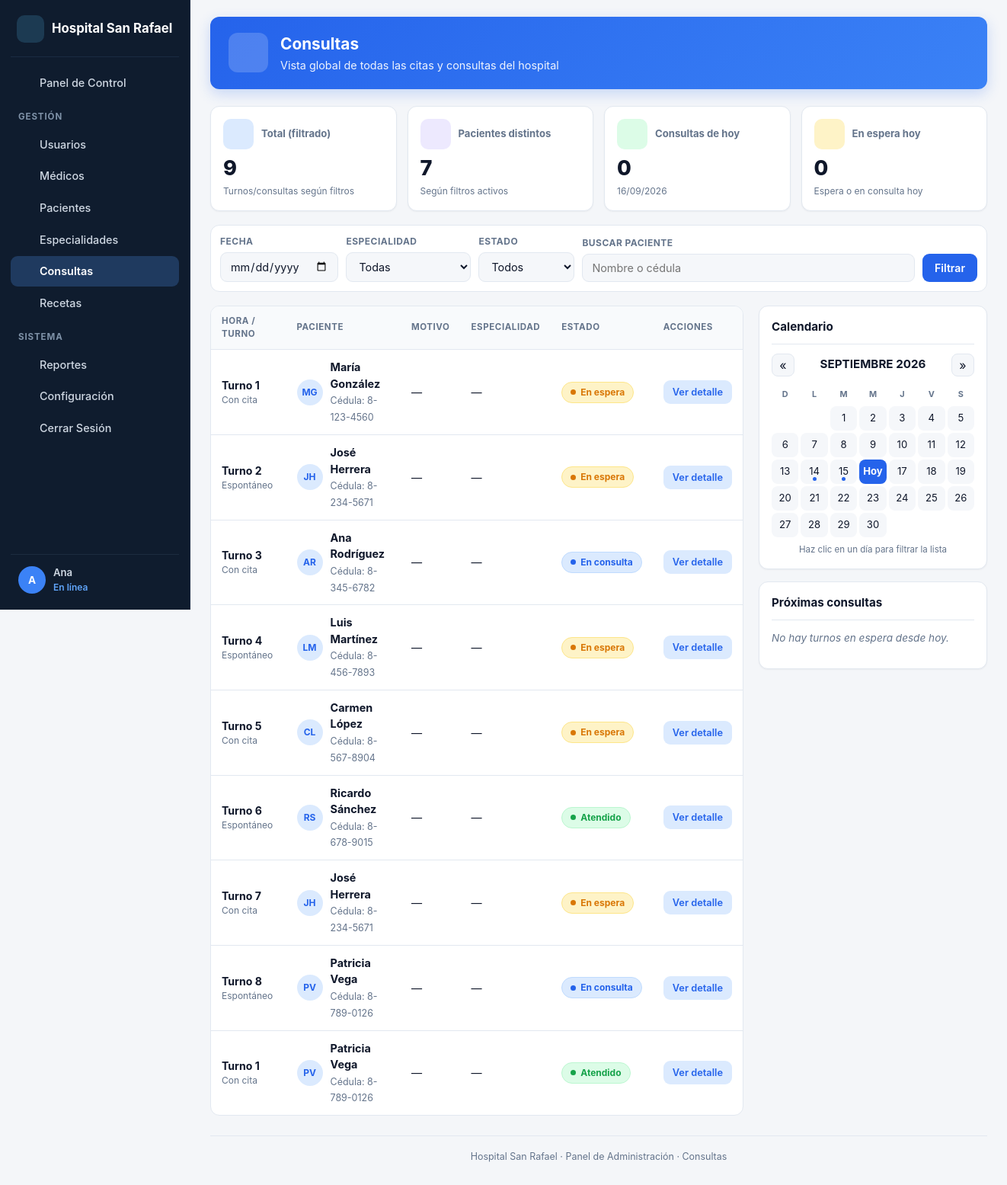
Page /pages/admin_consultas.php (signed in) on the committed database.
### tables this page shows
CREATE TABLE turnos (
    id_turno INT AUTO_INCREMENT PRIMARY KEY,
    id_paciente INT NOT NULL,
    id_cita INT NULL,
    numero_turno VARCHAR(10) NOT NULL,
    tipo ENUM('con_cita', 'espontaneo') NOT NULL,
    estado ENUM('en_espera', 'en_consulta', 'atendido') DEFAULT 'en_espera',
    fecha DATE NOT NULL,
    FOREIGN KEY (id_paciente) REFERENCES pacientes(id_paciente),
    FOREIGN KEY (id_cita) REFERENCES citas(id_cita)
);

CREATE TABLE pacientes (
    id_paciente INT AUTO_INCREMENT PRIMARY KEY,
    nombre VARCHAR(60) NOT NULL,
    apellido VARCHAR(60) NOT NULL,
    cedula VARCHAR(20) NOT NULL UNIQUE,
    fecha_nacimiento DATE,
    sexo ENUM('M', 'F', 'Otro'),
    telefono VARCHAR(20),
    direccion VARCHAR(150),
    correo VARCHAR(100)
);

### pages/admin_consultas.php (the view, shortened to what the rows shown need)
<?php
require_once __DIR__ . '/../config/conexion.php';
$porPagina = 12;
$paginaActual = isset($_GET['pagina']) ? max(1, (int) $_GET['pagina']) : 1;
$joins = "FROM turnos t
          LEFT JOIN consultas c ON c.id_turno = t.id_turno
          LEFT JOIN pacientes p ON t.id_paciente = p.id_paciente
          LEFT JOIN medicos m ON c.id_medico = m.id_medico
          LEFT JOIN usuarios u ON m.id_usuario = u.id_usuario
          LEFT JOIN especialidades e ON m.id_especialidad = e.id_especialidad";
$donde = [];
$clausulaDonde = $donde === [] ? '' : 'WHERE ' . implode(' AND ', $donde);
$inicio = ($paginaActual - 1) * $porPagina;
$sql = "SELECT t.id_turno, t.numero_turno, t.tipo, t.estado, t.fecha,
               p.nombre AS p_nombre, p.apellido AS p_apellido, p.cedula,
               c.id_consulta, c.fecha_consulta, c.motivo, c.diagnostico, c.observaciones,
               u.nombre AS m_nombre, u.apellido AS m_apellido,
               e.nombre_especialidad
        $joins
        $clausulaDonde
        ORDER BY t.fecha DESC, CAST(t.numero_turno AS UNSIGNED) ASC, t.id_turno DESC
        LIMIT :limite OFFSET :inicio";
$stmt = $conexion->prepare($sql);
$stmt->bindValue(':limite', $porPagina, PDO::PARAM_INT);
$stmt->bindValue(':inicio', $inicio, PDO::PARAM_INT);
$stmt->execute();
$filas = $stmt->fetchAll(PDO::FETCH_ASSOC);
function conIniciales($nombre, $apellido) {
    $n = mb_strtoupper(mb_substr((string) $nombre, 0, 1));
    $a = mb_strtoupper(mb_substr((string) $apellido, 0, 1));
    return $n . $a;
}
function conHoraTurno($fila) {
    return 'Turno ' . $fila['numero_turno'];
}
function conEstadoUI($estado) {
    $mapa = [
        'en_espera'   => ['texto' => 'En espera',   'clase' => 'con-badge-espera'],
        'en_consulta' => ['texto' => 'En consulta', 'clase' => 'con-badge-consulta'],
        'atendido'    => ['texto' => 'Atendido',    'clase' => 'con-badge-atendido'],
    ];
    return $mapa[$estado] ?? ['texto' => $estado, 'clase' => 'con-badge-espera'];
}
function conTipoTexto($tipo) {
    return $tipo === 'con_cita' ? 'Con cita' : 'Espontáneo';
}
?>
<!DOCTYPE html>
<html lang="es">
<head>
    <link rel="stylesheet" href="../css/estilo.css">
    <link rel="stylesheet" href="../css/admin_consultas.css">
    <link rel="stylesheet" href="../css/admin_tema.css">
</head>
<body class="con-body">
<div class="con-layout">
    <div class="con-main">
        <header class="con-banner">
            <div>
                <h1 class="con-banner-titulo">Consultas</h1>
            </div>
        </header>
        <div class="con-contenido">
            <div>
                <div class="con-tabla-contenedor">
                    <table class="con-tabla">
                        <thead>
                            <tr>
                                <th>Hora / Turno</th>
                                <th>Paciente</th>
                                <th>Motivo</th>
                                <th>Especialidad</th>
                                <th>Estado</th>
                                <th>Acciones</th>
                            </tr>
                        </thead>
                        <tbody>
                            <?php foreach ($filas as $fila):
                                $ui = conEstadoUI($fila['estado']);
                                $medicoNombre = ($fila['m_nombre'] ?? '') !== '' ? trim($fila['m_nombre'] . ' ' . $fila['m_apellido']) : null;
                                $payload = json_encode([
                                    'paciente'        => trim(($fila['p_nombre'] ?? '') . ' ' . ($fila['p_apellido'] ?? '')),
                                    'cedula'          => $fila['cedula'] ?? '—',
                                    'numero_turno'    => $fila['numero_turno'],
                                    'tipo'            => conTipoTexto($fila['tipo']),
                                    'fecha'           => $fila['fecha'],
                                    'hora'            => conHoraTurno($fila),
                                    'estado_texto'    => $ui['texto'],
                                    'estado_clase'    => $ui['clase'],
                                    'motivo'          => $fila['motivo'] ?? null,
                                    'diagnostico'     => $fila['diagnostico'] ?? null,
                                    'observaciones'   => $fila['observaciones'] ?? null,
                                    'medico'          => $medicoNombre,
                                    'especialidad'    => $fila['nombre_especialidad'] ?? null,
                                ], JSON_UNESCAPED_UNICODE);
                            ?>
                            <tr data-payload="<?php echo htmlspecialchars($payload, ENT_QUOTES, 'UTF-8'); ?>">
                                <td data-label="Hora / Turno">
                                    <strong><?php echo htmlspecialchars(conHoraTurno($fila)); ?></strong>
                                    <span style="display:block; font-size:0.75rem; color:var(--con-texto-suave);">
                                        <?php echo htmlspecialchars(conTipoTexto($fila['tipo'])); ?>
                                    </span>
                                </td>
                                <td data-label="Paciente">
                                    <div class="con-tabla-paciente">
                                        <div class="con-tabla-avatar">
                                            <?php echo htmlspecialchars(conIniciales($fila['p_nombre'], $fila['p_apellido'])); ?>
                                        </div>
                                        <div class="con-tabla-nombre">
                                            <strong><?php echo htmlspecialchars(trim(($fila['p_nombre'] ?? '') . ' ' . ($fila['p_apellido'] ?? ''))); ?></strong>
                                            <span>Cédula: <?php echo htmlspecialchars($fila['cedula'] ?? '—'); ?></span>
                                        </div>
                                    </div>
                                </td>
                                <td data-label="Motivo">
                                    <?php echo $fila['motivo'] !== null ? htmlspecialchars($fila['motivo']) : '—'; ?>
                                </td>
                                <td data-label="Especialidad">
                                    <?php echo $fila['nombre_especialidad'] !== null ? htmlspecialchars($fila['nombre_especialidad']) : '—'; ?>
                                </td>
                                <td data-label="Estado">
                                    <span class="con-badge <?php echo $ui['clase']; ?>"><?php echo $ui['texto']; ?></span>
                                </td>
                                <td data-label="Acciones">
                                    <button type="button" class="con-btn con-btn-ver con-btn-peq" onclick="conVerDetalle(this)">Ver detalle</button>
                                </td>
                            </tr>
                            <?php endforeach; ?>
                        </tbody>
                    </table>
                </div>
            </div>
        </div>
    </div>
</div>
</body>
</html>

### rows in the picture
turnos: numero_turno "Turno 1", tipo "Con cita", id_paciente.apellido "MG", id_paciente.apellido "María González", id_paciente.cedula "8-123-4560", estado "En espera"
turnos: numero_turno "Turno 2", tipo "Espontáneo", id_paciente.apellido "JH", id_paciente.apellido "José Herrera", id_paciente.cedula "8-234-5671", estado "En espera"
turnos: numero_turno "Turno 3", tipo "Con cita", id_paciente.apellido "AR", id_paciente.apellido "Ana Rodríguez", id_paciente.cedula "8-345-6782", estado "En consulta"
turnos: numero_turno "Turno 4", tipo "Espontáneo", id_paciente.apellido "LM", id_paciente.apellido "Luis Martínez", id_paciente.cedula "8-456-7893", estado "En espera"
turnos: numero_turno "Turno 5", tipo "Con cita", id_paciente.apellido "CL", id_paciente.apellido "Carmen López", id_paciente.cedula "8-567-8904", estado "En espera"
turnos: numero_turno "Turno 6", tipo "Espontáneo", id_paciente.apellido "RS", id_paciente.apellido "Ricardo Sánchez", id_paciente.cedula "8-678-9015", estado "Atendido"
turnos: numero_turno "Turno 7", tipo "Con cita", id_paciente.apellido "JH", id_paciente.apellido "José Herrera", id_paciente.cedula "8-234-5671", estado "En espera"
turnos: numero_turno "Turno 8", tipo "Espontáneo", id_paciente.apellido "PV", id_paciente.apellido "Patricia Vega", id_paciente.cedula "8-789-0126", estado "En consulta"
turnos: numero_turno "Turno 1", tipo "Con cita", id_paciente.apellido "PV", id_paciente.apellido "Patricia Vega", id_paciente.cedula "8-789-0126", estado "Atendido"

### other values in the picture
mb_strtoupper(mb_substr($_SESSION['nombre'] ?? '', 0, 1)) "A"
$_SESSION['nombre'] "Ana"
$totalFiltrado "9"
$pacientesDistintos "7"
$consultasHoy "0"
$enEsperaHoy "0"
$nd "D"
$nd "L"
$nd "M"
$nd "J"
$nd "V"
$nd "S"
$texto "1"
$texto "2"
$texto "3"
